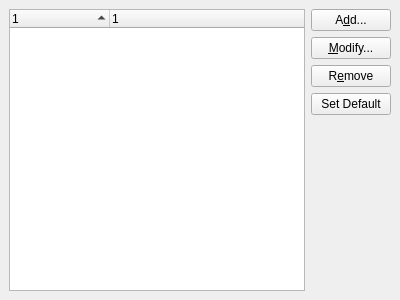
<ui version="4.0" >
 <class>MailTransport::TransportManagementWidget</class>
 <widget class="QWidget" name="MailTransport::TransportManagementWidget" >
  <property name="geometry" >
   <rect>
    <x>0</x>
    <y>0</y>
    <width>400</width>
    <height>300</height>
   </rect>
  </property>
  <layout class="QGridLayout" >
   <property name="margin" >
    <number>9</number>
   </property>
   <property name="spacing" >
    <number>6</number>
   </property>
   <item row="4" column="1" >
    <spacer>
     <property name="orientation" >
      <enum>Qt::Vertical</enum>
     </property>
     <property name="sizeHint" >
      <size>
       <width>20</width>
       <height>141</height>
      </size>
     </property>
    </spacer>
   </item>
   <item row="3" column="1" >
    <widget class="KPushButton" name="defaultButton" >
     <property name="text" >
      <string>Set Default</string>
     </property>
    </widget>
   </item>
   <item row="2" column="1" >
    <widget class="KPushButton" name="removeButton" >
     <property name="text" >
      <string>R&amp;emove</string>
     </property>
    </widget>
   </item>
   <item row="1" column="1" >
    <widget class="KPushButton" name="editButton" >
     <property name="text" >
      <string>&amp;Modify...</string>
     </property>
    </widget>
   </item>
   <item row="0" column="1" >
    <widget class="KPushButton" name="addButton" >
     <property name="text" >
      <string>A&amp;dd...</string>
     </property>
    </widget>
   </item>
   <item rowspan="5" row="0" column="0" >
    <widget class="QTreeWidget" name="transportList" >
     <property name="alternatingRowColors" >
      <bool>true</bool>
     </property>
     <property name="rootIsDecorated" >
      <bool>false</bool>
     </property>
     <property name="itemsExpandable" >
      <bool>false</bool>
     </property>
     <property name="sortingEnabled" >
      <bool>true</bool>
     </property>
     <property name="allColumnsShowFocus" >
      <bool>true</bool>
     </property>
     <property name="columnCount" >
      <number>2</number>
     </property>
     <column>
      <property name="text" >
       <string>1</string>
      </property>
     </column>
     <column>
      <property name="text" >
       <string>1</string>
      </property>
     </column>
    </widget>
   </item>
  </layout>
 </widget>
 <customwidgets>
  <customwidget>
   <class>KPushButton</class>
   <extends>QPushButton</extends>
   <header>kpushbutton.h</header>
  </customwidget>
 </customwidgets>
 <resources/>
 <connections/>
</ui>
